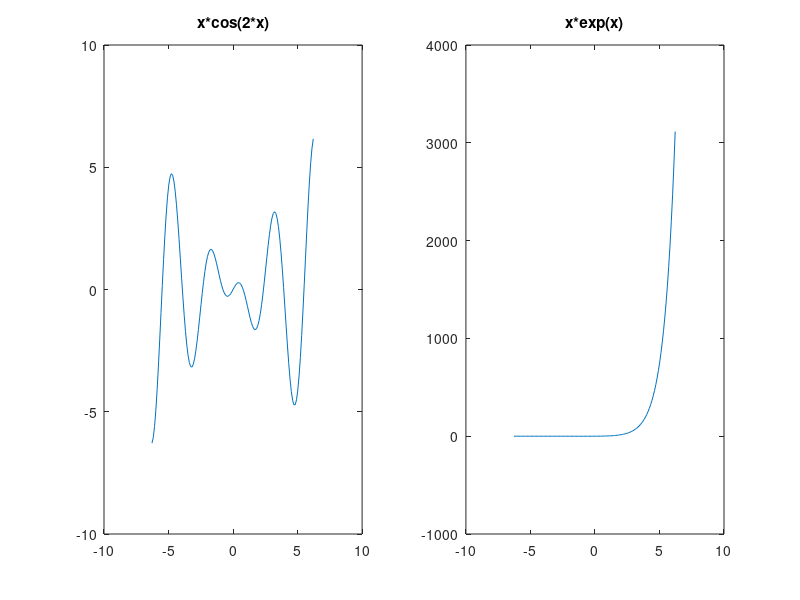
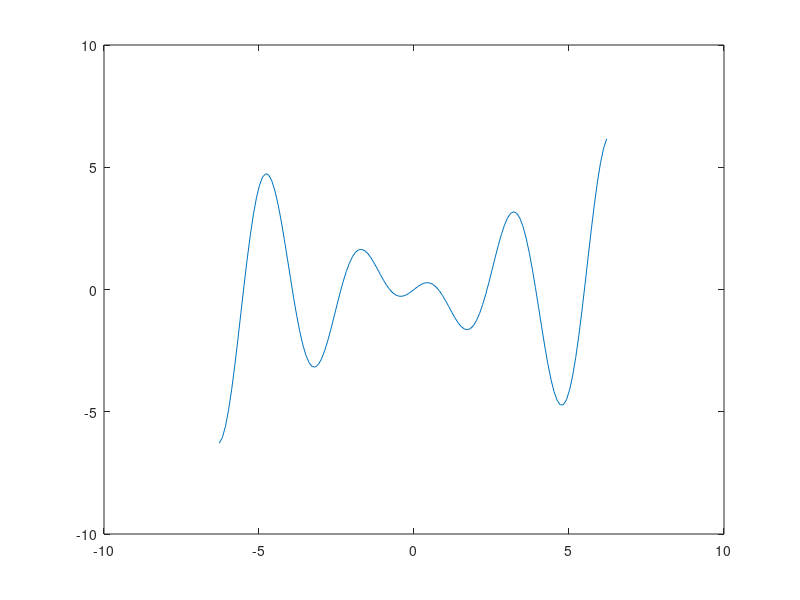
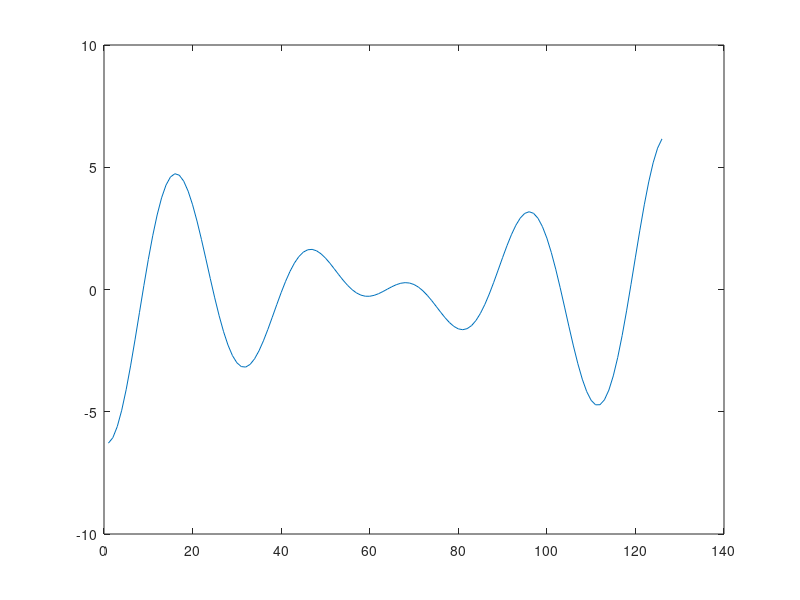
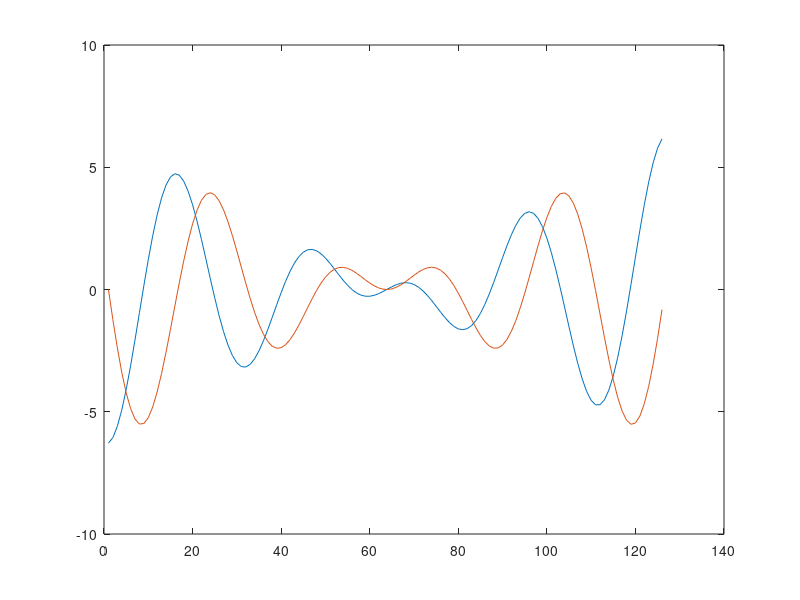

Source code (MATLAB) for these figures, in order:
% Arquivo: cap2_exercicio_05
% CAPITULO 2 - Solucao do Exercicio 5
% Criar grafico x * cos(2*x) entre [-2pi,2pi]
x = -2*pi:0.1:2*pi;
y = x .* cos(2*x) ;
figure
plot(x,y)
figure
plot(y)
figure
m=[y' (x.*sin(2*x))'];
plot(m)
figure
plot(x,y,'+r')
y1 = x .* cos(2*x) ;
y2 = x .* exp(x);
subplot(1,2,1)
plot(x,y1)
title('x*cos(2*x)')
subplot(1,2,2)
plot(x,y2)
title('x*exp(x)')
h=gcf;
print(h,'-djpeg90','exercicio5.jpg')
